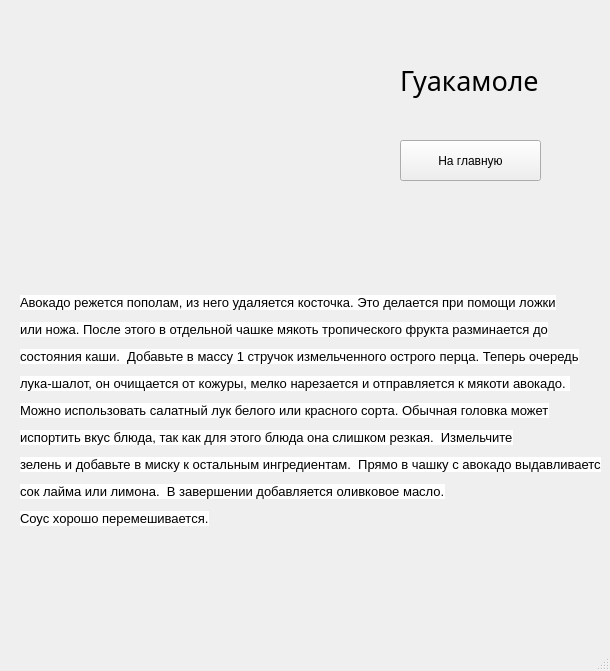
<?xml version="1.0" encoding="UTF-8"?>
<ui version="4.0">
 <class>MainWindow</class>
 <widget class="QMainWindow" name="MainWindow">
  <property name="geometry">
   <rect>
    <x>0</x>
    <y>0</y>
    <width>610</width>
    <height>671</height>
   </rect>
  </property>
  <property name="windowTitle">
   <string>MainWindow</string>
  </property>
  <widget class="QWidget" name="centralwidget">
   <widget class="QLabel" name="Pic">
    <property name="geometry">
     <rect>
      <x>30</x>
      <y>40</y>
      <width>311</width>
      <height>201</height>
     </rect>
    </property>
    <property name="text">
     <string/>
    </property>
    <property name="pixmap">
     <pixmap>gua.jpg</pixmap>
    </property>
    <property name="scaledContents">
     <bool>true</bool>
    </property>
   </widget>
   <widget class="QLabel" name="Name">
    <property name="geometry">
     <rect>
      <x>400</x>
      <y>60</y>
      <width>141</width>
      <height>41</height>
     </rect>
    </property>
    <property name="font">
     <font>
      <family>Britannic Bold</family>
      <pointsize>20</pointsize>
     </font>
    </property>
    <property name="text">
     <string>Гуакамоле</string>
    </property>
   </widget>
   <widget class="QPushButton" name="back">
    <property name="geometry">
     <rect>
      <x>400</x>
      <y>140</y>
      <width>141</width>
      <height>41</height>
     </rect>
    </property>
    <property name="text">
     <string>На главную</string>
    </property>
   </widget>
   <widget class="QLabel" name="TextOf">
    <property name="geometry">
     <rect>
      <x>20</x>
      <y>170</y>
      <width>581</width>
      <height>481</height>
     </rect>
    </property>
    <property name="text">
     <string>&lt;html&gt;&lt;head/&gt;&lt;body&gt;&lt;p&gt;&lt;span style=&quot; font-family:'-apple-system,BlinkMacSystemFont,Roboto,Helvetica Neue,sans-serif'; font-size:13px; color:#000000; background-color:#ffffff;&quot;&gt;Авокадо режется пополам, из него удаляется косточка. Это делается при помощи ложки&lt;/span&gt;&lt;/p&gt;&lt;p&gt;&lt;span style=&quot; font-family:'-apple-system,BlinkMacSystemFont,Roboto,Helvetica Neue,sans-serif'; font-size:13px; color:#000000; background-color:#ffffff;&quot;&gt;или ножа. После этого в отдельной чашке мякоть тропического фрукта разминается до&lt;/span&gt;&lt;/p&gt;&lt;p&gt;&lt;span style=&quot; font-family:'-apple-system,BlinkMacSystemFont,Roboto,Helvetica Neue,sans-serif'; font-size:13px; color:#000000; background-color:#ffffff;&quot;&gt;состояния каши.  Добавьте в массу 1 стручок измельченного острого перца. Теперь очередь&lt;/span&gt;&lt;/p&gt;&lt;p&gt;&lt;span style=&quot; font-family:'-apple-system,BlinkMacSystemFont,Roboto,Helvetica Neue,sans-serif'; font-size:13px; color:#000000; background-color:#ffffff;&quot;&gt;лука-шалот, он очищается от кожуры, мелко нарезается и отправляется к мякоти авокадо. &lt;/span&gt;&lt;/p&gt;&lt;p&gt;&lt;span style=&quot; font-family:'-apple-system,BlinkMacSystemFont,Roboto,Helvetica Neue,sans-serif'; font-size:13px; color:#000000; background-color:#ffffff;&quot;&gt;Можно использовать салатный лук белого или красного сорта. Обычная головка может&lt;/span&gt;&lt;/p&gt;&lt;p&gt;&lt;span style=&quot; font-family:'-apple-system,BlinkMacSystemFont,Roboto,Helvetica Neue,sans-serif'; font-size:13px; color:#000000; background-color:#ffffff;&quot;&gt;испортить вкус блюда, так как для этого блюда она слишком резкая.  Измельчите&lt;/span&gt;&lt;/p&gt;&lt;p&gt;&lt;span style=&quot; font-family:'-apple-system,BlinkMacSystemFont,Roboto,Helvetica Neue,sans-serif'; font-size:13px; color:#000000; background-color:#ffffff;&quot;&gt;зелень и добавьте в миску к остальным ингредиентам.  Прямо в чашку с авокадо выдавливается&lt;/span&gt;&lt;/p&gt;&lt;p&gt;&lt;span style=&quot; font-family:'-apple-system,BlinkMacSystemFont,Roboto,Helvetica Neue,sans-serif'; font-size:13px; color:#000000; background-color:#ffffff;&quot;&gt;сок лайма или лимона.  В завершении добавляется оливковое масло.&lt;/span&gt;&lt;/p&gt;&lt;p&gt;&lt;span style=&quot; font-family:'-apple-system,BlinkMacSystemFont,Roboto,Helvetica Neue,sans-serif'; font-size:13px; color:#000000; background-color:#ffffff;&quot;&gt;Соус хорошо перемешивается.&lt;/span&gt;&lt;/p&gt;&lt;/body&gt;&lt;/html&gt;</string>
    </property>
   </widget>
  </widget>
  <widget class="QMenuBar" name="menubar">
   <property name="geometry">
    <rect>
     <x>0</x>
     <y>0</y>
     <width>610</width>
     <height>21</height>
    </rect>
   </property>
  </widget>
  <widget class="QStatusBar" name="statusbar"/>
 </widget>
 <resources/>
 <connections/>
</ui>
